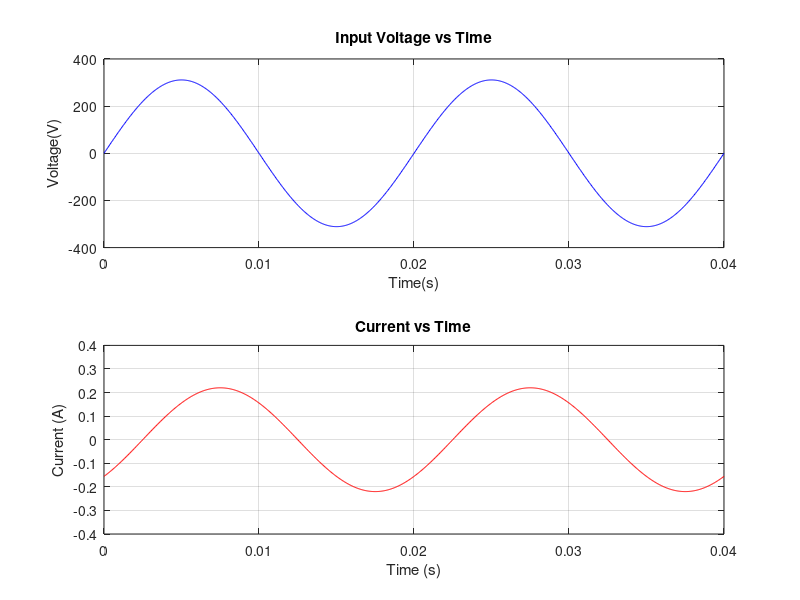

This figure's MATLAB source:
clc;
close all;
clear;
R = 1000;
L = 3.18;
f = 50;
Vrms = 220;
XL = 2 * pi * f * L;
Z = sqrt(R^2 + XL^2);
theta_rad = atan(XL / R);
theta_deg = theta_rad*(180/pi);
fprintf("Phase angle: %.2f\n", theta_deg);
Vp = sqrt(2) * Vrms;
Ip = Vp / Z;
T = 1 / f;
t = linspace(0, 2*T, 1000);
omega = 2 * pi * f;
v = Vp * sin(omega * t);
i = Ip * sin(omega * t - theta_rad);
subplot(2,1,1);
plot(t, v, 'b');
title('Input Voltage vs Time');
xlabel('Time(s)');
ylabel('Voltage(V)');
grid on;

subplot(2,1,2);
plot(t, i, 'r');
title('Current vs Time');
xlabel('Time (s)');
ylabel('Current (A)');
grid on;